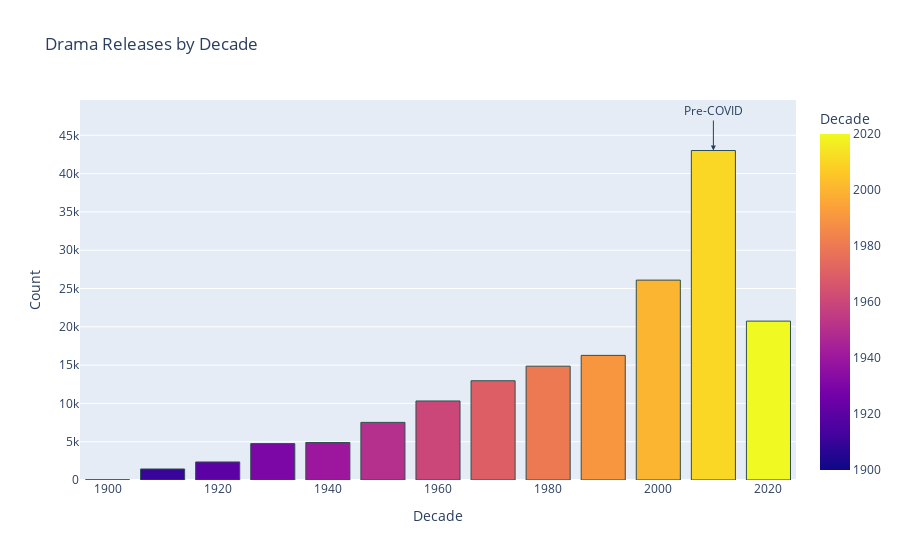

The code cell stored with this chart in its notebook:
### Code cell
# Plotting with Plotly
fig = px.bar(decade_counts, x='Decade', y='Count', color='Decade', 
             color_discrete_sequence=px.colors.sequential.Plasma, 
             title='Drama Releases by Decade')
# Outline bars for clarity
fig.update_traces(marker=dict(line=dict(width=1, color='DarkSlateGrey')))
# Label the bar for 2010 pre-covid vertically
fig.add_annotation(x=2010, y=decade_counts.loc[decade_counts['Decade'] == 2010, 'Count'].values[0],
                   text="Pre-COVID",
                   showarrow=True,
                   arrowhead=2,
                   ax=0,
                   ay=-40,
                   font=dict(size=12))
fig.show()

### Figure 1 — Plotly figure (JSON) as saved in the notebook; plotly's stock layout.template omitted (floating-point values rounded to 4 significant figures)
{"data": [{"alignmentgroup": "True", "hovertemplate": "Decade=%{marker.color}<br>Count=%{y}<extra></extra>", "legendgroup": "", "marker": {"color": [1900, 1910, 1920, 1930, 1940, 1950, 1960, 1970, 1980, 1990, 2000, 2010, 2020], "coloraxis": "coloraxis", "line": {"color": "DarkSlateGrey", "width": 1}, "pattern": {"shape": ""}}, "name": "", "offsetgroup": "", "orientation": "v", "showlegend": false, "textposition": "auto", "type": "bar", "x": [1900, 1910, 1920, 1930, 1940, 1950, 1960, 1970, 1980, 1990, 2000, 2010, 2020], "xaxis": "x", "y": [19, 1438, 2355, 4752, 4893, 7522, 10316, 12956, 14861, 16273, 26095, 43018, 20744], "yaxis": "y"}], "layout": {"annotations": [{"arrowhead": 2, "ax": 0, "ay": -40, "font": {"size": 12}, "showarrow": true, "text": "Pre-COVID", "x": 2010, "y": 43018}], "barmode": "relative", "coloraxis": {"colorbar": {"title": {"text": "Decade"}}, "colorscale": [[0, "#0d0887"], [0.1111, "#46039f"], [0.2222, "#7201a8"], [0.3333, "#9c179e"], [0.4444, "#bd3786"], [0.5556, "#d8576b"], [0.6667, "#ed7953"], [0.7778, "#fb9f3a"], [0.8889, "#fdca26"], [1, "#f0f921"]]}, "legend": {"tracegroupgap": 0}, "title": {"text": "Drama Releases by Decade"}, "xaxis": {"anchor": "y", "domain": [0, 1], "title": {"text": "Decade"}}, "yaxis": {"anchor": "x", "domain": [0, 1], "title": {"text": "Count"}}}}
